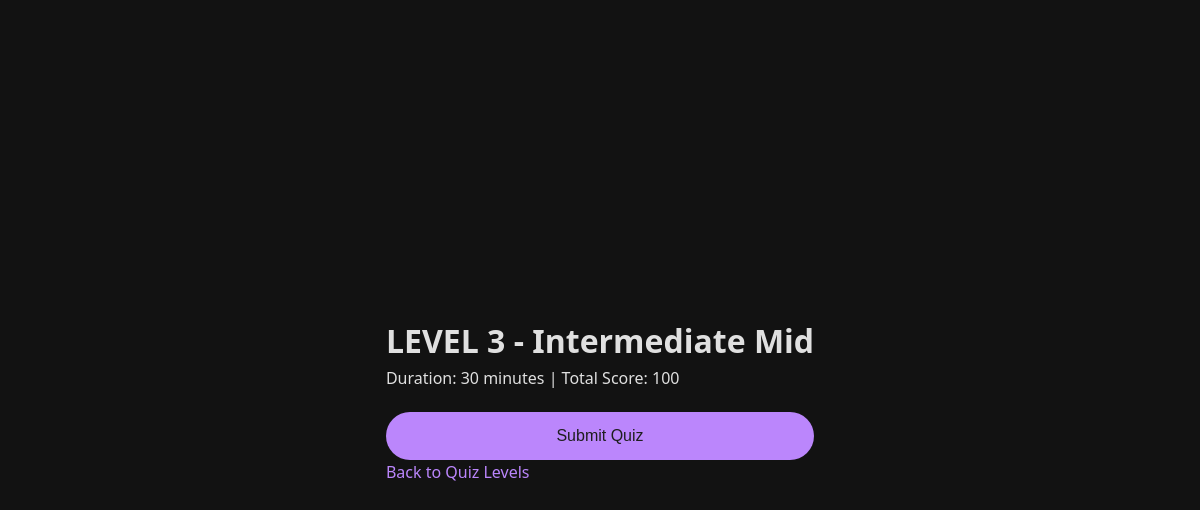
Page /Student/StartQuiz.php?id=3 on the committed database.
### tables this page shows
CREATE TABLE `ranked_quiz_levels` (
  `ranked_quiz_id` int NOT NULL,
  `ranked_quiz_level` varchar(12) NOT NULL,
  `ranked_quiz_name` varchar(255) NOT NULL,
  `ranked_quiz_duration` int NOT NULL COMMENT '	Duration in minutes',
  `ranked_score` int DEFAULT NULL,
  `admin_time_of_creation` timestamp NULL DEFAULT CURRENT_TIMESTAMP COMMENT 'Record creation timestamp',
  `admin_time_of_update` timestamp NOT NULL DEFAULT CURRENT_TIMESTAMP ON UPDATE CURRENT_TIMESTAMP COMMENT 'Record last update timestamp',
  `admin_id` int NOT NULL COMMENT 'The admin who created it'
);

### Student/StartQuiz.php (the view, shortened to what this page needs)
<?php
require '../Database/connection.php';
$success = '';
$quiz_level = [];
if (isset($_GET['id']) && is_numeric($_GET['id'])) {
    $ranked_quiz_id = (int)$_GET['id'];
} else {
    header("Location: viewAll-Level.php?error=invalid_quiz_id");
    exit();
}
if ($_SERVER['REQUEST_METHOD'] === 'POST') {
    if (isset($_SESSION['quiz_start_time'])) {
        $quiz_start_time = $_SESSION['quiz_start_time'];
    } else {
        $quiz_start_time = time();
    }
    $time_taken = ceil((time() - $quiz_start_time) / 60);
    $student_id = isset($_SESSION['student_id']) ? $_SESSION['student_id'] : 0;
    $userAnswers = isset($_POST['answers']) ? $_POST['answers'] : [];
    if (!empty($userAnswers)) {
        $questionIds = array_keys($userAnswers);
        $placeholders = implode(',', array_fill(0, count($questionIds), '?'));
        $sql = "SELECT question_id, correct_option FROM questions WHERE question_id IN ($placeholders) AND ranked_quiz_id = ?";
        $stmt = $conn->prepare($sql);
        if ($stmt) {
            $types = str_repeat('s', count($questionIds)) . 'i';
            $params = $questionIds;
            $params[] = $ranked_quiz_id;
            $stmt->bind_param($types, ...$params);
            $stmt->execute();
            $result = $stmt->get_result();
            $correctAnswers = [];
            while ($row = $result->fetch_assoc()) {
                $correctAnswers[$row['question_id']] = strtoupper($row['correct_option']);
            }
            $stmt->close();
            $score = 0;
            foreach ($userAnswers as $qid => $selected_option) {
                if (isset($correctAnswers[$qid]) && strtoupper($selected_option) === $correctAnswers[$qid]) {
                    $score++;
                }
            }
            $stmt = $conn->prepare("INSERT INTO ranked_quiz_submission (student_id, ranked_quiz_id) VALUES (?, ?)");
            if ($stmt) {
                $stmt->bind_param("ii", $student_id, $ranked_quiz_id);
                if ($stmt->execute()) {
                    $success = "You scored $score out of " . count($correctAnswers) . ".";
                } else {
                    $error = "Error recording your submission: " . $stmt->error;
                }
                $stmt->close();
            } else {
                $error = "Database error: " . $conn->error;
            }
        } else {
            $error = "Database error: " . $conn->error;
        }
    } else {
        $error = "No answers submitted.";
    }
    unset($_SESSION['quiz_start_time']);
} else {
    $stmt = $conn->prepare("SELECT * FROM ranked_quiz_levels WHERE ranked_quiz_id = ?");
    if ($stmt) {
        $stmt->bind_param("i", $ranked_quiz_id);
        $stmt->execute();
        $result = $stmt->get_result();
        $quiz_level = $result->fetch_assoc();
    } else {
        $error = "Database error: " . $conn->error;
    }
}
?>
<!DOCTYPE html>
<html lang="en">
<head>
    <link rel="stylesheet" href="StartQuiz.css">
</head>
<body>
    <div class="container">
        <h1><?php echo htmlspecialchars($quiz_level['ranked_quiz_level'] . " - " . $quiz_level['ranked_quiz_name']); ?></h1>
        <p>Duration: <?php echo htmlspecialchars($quiz_level['ranked_quiz_duration']); ?> minutes | Total Score: <?php echo htmlspecialchars($quiz_level['ranked_score']); ?></p>
        <?php if (!empty($success)): ?>
            <div class="alert success"><?php echo htmlspecialchars($success); ?></div>
            <a href="viewAll-Level.php" class="btn">Back to Quiz Levels</a>
        <?php else: ?>
            <form action="StartQuiz.php?id=<?php echo $ranked_quiz_id; ?>" method="POST" id="quiz-form">
                <button type="submit" class="btn submit-btn">Submit Quiz</button>
                <a href="viewAll-Level.php" class="btn">Back to Quiz Levels</a>
            </form>
        <?php endif; ?>
    </div>
</body>
</html>

### Student/StartQuiz.css (style rules this page uses)
* { box-sizing: border-box; margin: 0; padding: 0; }
body { background-color: #121212; color: #e0e0e0; font-family: 'Segoe UI', Tahoma, Geneva, Verdana, sans-serif; line-height: 1.6; min-height: 100vh; display: flex; justify-content: center; align-items: center; padding: 20px; }
a { color: #bb86fc; text-decoration: none; transition: color 0.3s ease; }
form { display: flex; flex-direction: column; }
button.submit-btn, a.retry-btn { display: inline-block; padding: 15px 30px; margin-top: 20px; background-color: #bb86fc; color: #1e1e1e; border: none; border-radius: 25px; font-size: 1rem; cursor: pointer; text-align: center; transition: background-color 0.3s ease, transform 0.2s ease; text-decoration: none; }

### rows in the picture
ranked_quiz_levels: ranked_quiz_level+ranked_quiz_name "LEVEL 3 - Intermediate Mid", ranked_quiz_duration "30", ranked_score "100"
